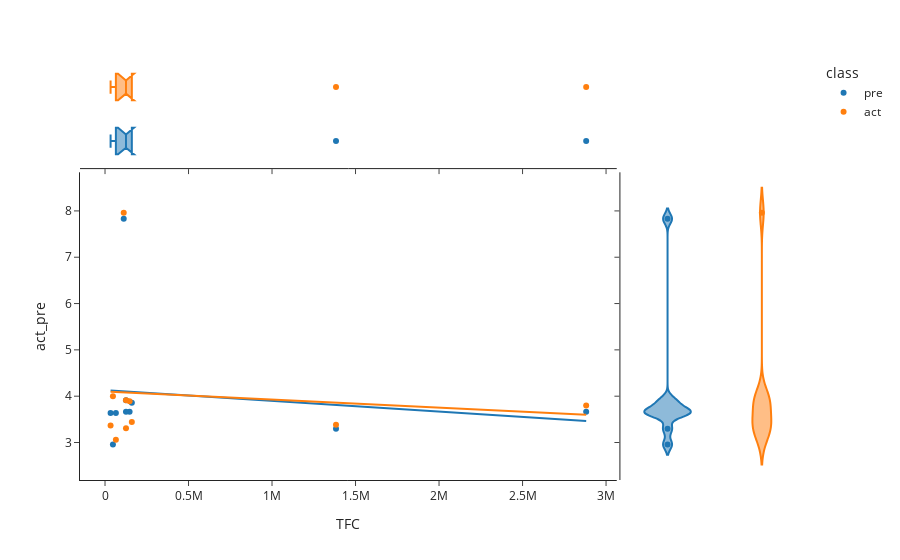

The notebook cell this image was saved under:
### Markdown cell above
# predicted mileage value

### Code cell
import seaborn as sb
import pandas as pd
import matplotlib.pyplot as plt 
import plotly.express as px

from sklearn.preprocessing import MinMaxScaler
scaler = MinMaxScaler()

data=pd.read_csv(r'mileage_prediction_result.csv')
data_act=data[['TFC', 'actual_mileage']]
data_act['class']='act'
data_act=data_act.rename(columns={'actual_mileage':'act_pre'})
data_pre=data[['TFC','predicted_mileage']]
data_pre['class']='pre'
data_pre=data_pre.rename(columns={'predicted_mileage':'act_pre'})
frame=[data_pre,data_act]
result = pd.concat(frame)
#print(result.tail(10))
#data_2=pd.read_csv('test_x.csv')
#frame=[data,data_2]
#data_3=pd.concat(frame,axis=1)
#data_3[['speed_1','actual_mileage_1','predicted_mileage_1']]=scaler.fit_transform(data_3[['speed','actual_mileage','predicted_mileage']])
#data_3.to_csv('prediction_visualize.csv')
fig = px.scatter(result, x="TFC", y="act_pre", marginal_y="violin",color='class',
           marginal_x="box", trendline="ols", template="simple_white")


#'actual_mileage'
#'predicted_mileage'
fig.show()

### Figure 1 — Plotly figure (JSON) as saved in the notebook; plotly's stock layout.template omitted (floating-point values rounded to 4 significant figures)
{"data": [{"hovertemplate": "class=pre<br>TFC=%{x}<br>act_pre=%{y}<extra></extra>", "legendgroup": "pre", "marker": {"color": "#1F77B4", "symbol": "circle"}, "mode": "markers", "name": "pre", "orientation": "v", "showlegend": true, "type": "scatter", "x": [65055, 2880985, 1383060, 33365, 147140, 160615, 125520, 125460, 112010, 47315], "xaxis": "x", "y": [3.635, 3.664, 3.296, 3.635, 3.664, 3.857, 3.912, 3.664, 7.831, 2.957], "yaxis": "y"}, {"alignmentgroup": "True", "hovertemplate": "class=pre<br>TFC=%{x}<extra></extra>", "legendgroup": "pre", "marker": {"color": "#1F77B4", "symbol": "circle"}, "name": "pre", "notched": true, "offsetgroup": "pre", "showlegend": false, "type": "box", "x": [65055, 2880985, 1383060, 33365, 147140, 160615, 125520, 125460, 112010, 47315], "xaxis": "x3", "yaxis": "y3"}, {"alignmentgroup": "True", "hovertemplate": "class=pre<br>act_pre=%{y}<extra></extra>", "legendgroup": "pre", "marker": {"color": "#1F77B4", "symbol": "circle"}, "name": "pre", "offsetgroup": "pre", "scalegroup": "y", "showlegend": false, "type": "violin", "xaxis": "x2", "y": [3.635, 3.664, 3.296, 3.635, 3.664, 3.857, 3.912, 3.664, 7.831, 2.957], "yaxis": "y2"}, {"hovertemplate": "<b>OLS trendline</b><br>act_pre = -2.30385e-07 * TFC + 4.12866<br>R<sup>2</sup>=0.024298<br><br>class=pre<br>TFC=%{x}<br>act_pre=%{y} <b>(trend)</b><extra></extra>", "legendgroup": "pre", "marker": {"color": "#1F77B4", "symbol": "circle"}, "mode": "lines", "name": "pre", "showlegend": false, "type": "scatter", "x": [33365, 47315, 65055, 112010, 125460, 125520, 147140, 160615, 1383060, 2880985], "xaxis": "x", "y": [4.121, 4.118, 4.114, 4.103, 4.1, 4.1, 4.095, 4.092, 3.81, 3.465], "yaxis": "y"}, {"hovertemplate": "class=act<br>TFC=%{x}<br>act_pre=%{y}<extra></extra>", "legendgroup": "act", "marker": {"color": "#FF7F0E", "symbol": "circle"}, "mode": "markers", "name": "act", "orientation": "v", "showlegend": true, "type": "scatter", "x": [65055, 2880985, 1383060, 33365, 147140, 160615, 125520, 125460, 112010, 47315], "xaxis": "x", "y": [3.062, 3.797, 3.381, 3.367, 3.89, 3.44, 3.305, 3.912, 7.962, 4.0], "yaxis": "y"}, {"alignmentgroup": "True", "hovertemplate": "class=act<br>TFC=%{x}<extra></extra>", "legendgroup": "act", "marker": {"color": "#FF7F0E", "symbol": "circle"}, "name": "act", "notched": true, "offsetgroup": "act", "showlegend": false, "type": "box", "x": [65055, 2880985, 1383060, 33365, 147140, 160615, 125520, 125460, 112010, 47315], "xaxis": "x3", "yaxis": "y3"}, {"alignmentgroup": "True", "hovertemplate": "class=act<br>act_pre=%{y}<extra></extra>", "legendgroup": "act", "marker": {"color": "#FF7F0E", "symbol": "circle"}, "name": "act", "offsetgroup": "act", "scalegroup": "y", "showlegend": false, "type": "violin", "xaxis": "x2", "y": [3.062, 3.797, 3.381, 3.367, 3.89, 3.44, 3.305, 3.912, 7.962, 4.0], "yaxis": "y2"}, {"hovertemplate": "<b>OLS trendline</b><br>act_pre = -1.73662e-07 * TFC + 4.09999<br>R<sup>2</sup>=0.012801<br><br>class=act<br>TFC=%{x}<br>act_pre=%{y} <b>(trend)</b><extra></extra>", "legendgroup": "act", "marker": {"color": "#FF7F0E", "symbol": "circle"}, "mode": "lines", "name": "act", "showlegend": false, "type": "scatter", "x": [33365, 47315, 65055, 112010, 125460, 125520, 147140, 160615, 1383060, 2880985], "xaxis": "x", "y": [4.094, 4.092, 4.089, 4.081, 4.078, 4.078, 4.074, 4.072, 3.86, 3.6], "yaxis": "y"}], "layout": {"legend": {"title": {"text": "class"}, "tracegroupgap": 0}, "margin": {"t": 60}, "xaxis": {"anchor": "y", "domain": [0, 0.7363], "title": {"text": "TFC"}}, "xaxis2": {"anchor": "y2", "domain": [0.7413, 1], "matches": "x2", "showline": false, "showticklabels": false, "ticks": ""}, "xaxis3": {"anchor": "y3", "domain": [0, 0.7363], "matches": "x", "showticklabels": false}, "xaxis4": {"anchor": "y4", "domain": [0.7413, 1], "matches": "x2", "showline": false, "showticklabels": false, "ticks": ""}, "yaxis": {"anchor": "x", "domain": [0, 0.7326], "title": {"text": "act_pre"}}, "yaxis2": {"anchor": "x2", "domain": [0, 0.7326], "matches": "y", "showticklabels": false}, "yaxis3": {"anchor": "x3", "domain": [0.7426, 1], "matches": "y3", "showline": false, "showticklabels": false, "ticks": ""}, "yaxis4": {"anchor": "x4", "domain": [0.7426, 1], "matches": "y3", "showline": false, "showticklabels": false, "ticks": ""}}}
